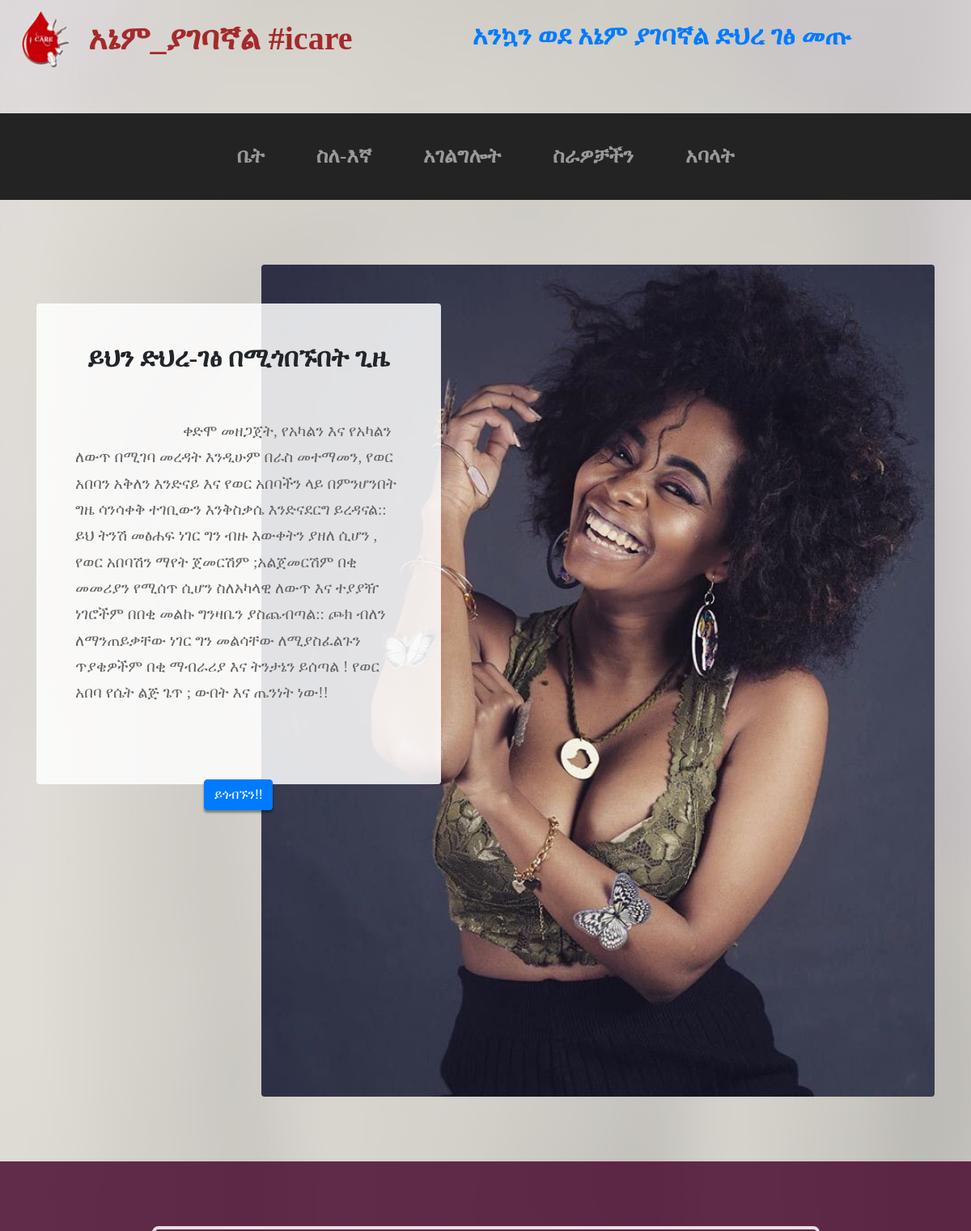
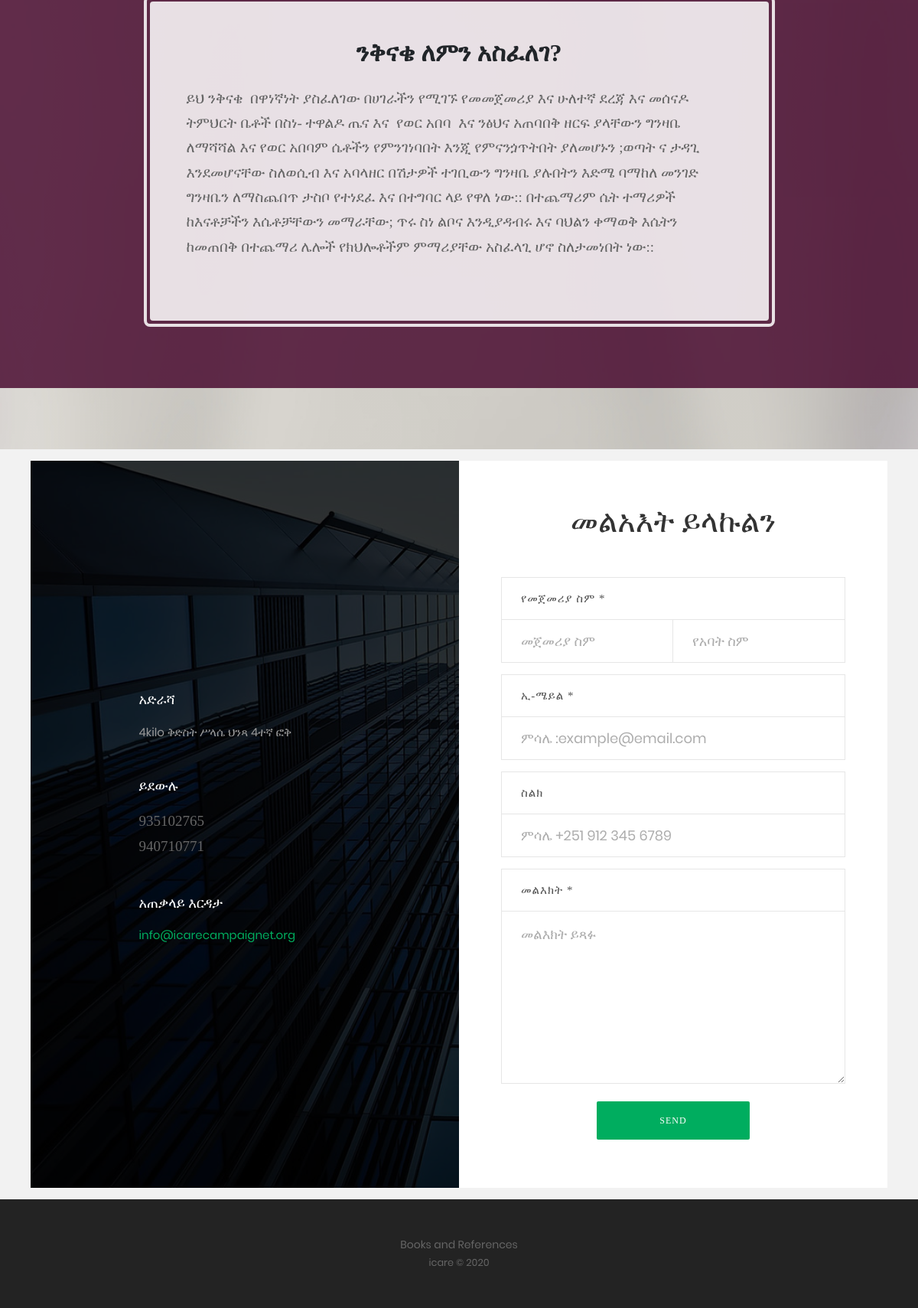
The page / on the database its author committed (2 pictures, top to bottom).
### pages/models.py (models this page shows, shortened)
class header(models.Model):
    company_name = models.CharField(max_length=50, unique=True)
    pic = models.ImageField(upload_to='static/img/logo', null=True)
    welcome = models.TextField(max_length=100, null=True)

class home_content(models.Model):
    title = models.CharField(max_length= 50, null=True, unique=True)
    description = models.TextField(max_length=500, null=True)
    pic = models.ImageField(upload_to="static/img/home")
    sectionTitle = models.CharField(max_length=50, null=True)
    sectionDescription = models.TextField(max_length= 500, null=True)

class contact(models.Model):
    address = models.CharField(max_length=100, null=True, unique=False)
    phone = models.TextField(null=True, unique=False)
    email = models.CharField(max_length= 25, null=True, unique=False)

### pages/views.py (the view)
# urls.py: path('', views.index, name='index'),
def index(request):
	home_content = models.home_content.objects.all()
	section = models.home_content.objects.all()
	contacts = models.contact.objects.all()
	header = models.header.objects.all()
	return render(request, 'index.html', {'home_content': home_content, 'section': section, 'contacts': contacts, 'header': header})

### templates/index.html (shortened to what this page needs)
{% extends 'base.html' %}
{% block content %}
 {% for content in home_content %}
        <section class="page-section clearfix">
            <div class="container">
                <div class="intro">
                    <img class="intro-img img-fluid mb-3 mb-lg-0 rounded" src="{{ content.pic }}" alt="">
                    <div class="intro-text left-0 text-center bg-faded p-5 rounded">
                        <h2 class="section-heading mb-4">
                            <span class="section-heading-upper">{{ content.title }}</span>
                        </h2>
                        <p class="mb-3">
                            {{content.description}}
                        </p>
                        <div class="intro-button mx-auto">
                            <a class="btn btn-primary btn-xl" href="{% url 'about' %}">ይጎብኙን!!</a>
                        </div>
                    </div>
                </div>
            </div>
        </section>
{%endfor%}
{% for sec in section %}
        <section class="page-section cta">
            <div class="container">
                <div class="row">
                    <div class="col-xl-9 mx-auto">
                        <div class="cta-inner text-center rounded">
                            <h2 class="section-heading mb-4">
                                <span class="section-heading-upper">{{ sec.sectionTitle }}</span>
                            </h2>
                            <p class="mb-0">{{ sec.sectionDescription }}
                            </p>
                        </div>
                    </div>
                </div>
            </div>
        </section>
{% endfor %}
{% endblock %}

### templates/base.html (shortened to what this page needs)
{% load static %}
<!DOCTYPE html>
<html lang="amh">
    <head>
        <link rel="stylesheet" href="{% static 'vendor/bootstrap/css/bootstrap.min.css' %}" >
        <link rel="stylesheet" href="{% static 'css/business-casual.min.css' %}" >
		<link rel="stylesheet" type="text/css" href="{% static 'contact/vendor/bootstrap/css/bootstrap.min.css' %}">
		<link rel="stylesheet" type="text/css" href="{% static 'contact/fonts/font-awesome-4.7.0/css/font-awesome.min.css' %}">
		<link rel="stylesheet" type="text/css" href="{% static 'contact/fonts/Linearicons-Free-v1.0.0/icon-font.min.css' %}">
		<link rel="stylesheet" type="text/css" href="{% static 'contact/vendor/animate/animate.css' %}">
		<link rel="stylesheet" type="text/css" href="{% static 'contact/vendor/css-hamburgers/hamburgers.min.css' %}">
		<link rel="stylesheet" type="text/css" href="{% static 'contact/vendor/animsition/css/animsition.min.css' %}">
		<link rel="stylesheet" type="text/css" href="{% static 'contact/vendor/select2/select2.min.css' %}">
		<link rel="stylesheet" type="text/css" href="{% static 'contact/vendor/daterangepicker/daterangepicker.css' %}" >
		<link rel="stylesheet" type="text/css" href="{% static 'contact/css/util.css' %}">
		<link rel="stylesheet" type="text/css" href="{% static 'contact/css/main.css' %}">
	</head>
<body>
{% for msg in header %}
        <h1 class="site-heading text-center text-white d-none d-lg-block">
            <div id="logo" class="pull-left" style="float: left">
                <img src="{{ msg.pic }}">
            </div>
            <span class="site-heading-lower" style="float: left">{{msg.company_name}}</span>
			<span class="site-heading-upper text-primary" style="text-align: center;">{{ msg.welcome }}</span>
        </h1>
        <nav class="navbar navbar-expand-lg navbar-dark py-lg-4" id="mainNav">
            <div class="container">
                <div class="collapse navbar-collapse" id="navbarResponsive">
                    <ul class="navbar-nav mx-auto">
                        <li class="nav-item active px-lg-4">
                        <a class="nav-link text-uppercase text-expanded" style="font-size: 25px; font-family: Ethiopia Jiret;" href="{% url 'index' %}">ቤት
                            <span class="sr-only">(current)</span></a>
                        </li>
                         <li class="nav-item active px-lg-4">
                           <a class="nav-link text-uppercase text-expanded" style="font-size: 25px; font-family: Ethiopia Jiret;" href="{% url 'about' %}">ስለ-እኛ</a>
                         </li>
                         <li class="nav-item active px-lg-4">
                           <a class="nav-link text-uppercase text-expanded" style="font-size: 25px; font-family: Ethiopia Jiret;" href="{% url 'service' %}">አገልግሎት</a>
                         </li>
                         <li class="nav-item active px-lg-4">
                           <a class="nav-link text-uppercase text-expanded" style="font-size: 25px; font-family: Ethiopia Jiret;" href="{% url 'our_work' %}">ስራዎቻችን</a>
                         </li>
                         <li class="nav-item active px-lg-4">
                           <a class="nav-link text-uppercase text-expanded" style="font-size: 25px; font-family: Ethiopia Jiret;" href="{% url 'portfolio' %}">አባላት</a>
                         </li>
                    </ul>
                </div>
            </div>
        </nav>
{% endfor %}
{% block content %}
{% endblock content %}
{% for contact in contacts %}
<div class="container-contact100">
		<div class="wrap-contact100">
			<form class="contact100-form validate-form">
				<span class="contact100-form-title">
					መልአእት ይላኩልን
				</span>
				<label class="label-input100" for="first-name">የመጀመሪያ ስም *</label>
				<div class="wrap-input100 rs1-wrap-input100 validate-input" data-validate="የመጀመሪያ ስም ያስገቡ">
					<input id="first-name" class="input100" type="text" name="first-name" placeholder="መጀመሪያ ስም">
				</div>
				<div class="wrap-input100 rs2-wrap-input100 validate-input" data-validate="የአባት ስም ያስገቡ">
					<input class="input100" type="text" name="last-name" placeholder="የአባት ስም">
				</div>
				<label class="label-input100" for="email">ኢ-ሜይል *</label>
				<div class="wrap-input100 validate-input" data-validate = "በትክክል ያስገቡ፣ምሳሌ: ex@abc.xyz">
					<input id="email" class="input100" type="text" name="email" placeholder="ምሳሌ :example@email.com">
				</div>
				<label class="label-input100" for="phone">ስልክ</label>
				<div class="wrap-input100">
					<input id="phone" class="input100" type="text" name="phone" placeholder="ምሳሌ +251 912 345 6789">
				</div>
				<label class="label-input100" for="message">መልእክት *</label>
				<div class="wrap-input100 validate-input" data-validate = "መልእክት አላስገቡም">
					<textarea id="message" class="input100" name="message" placeholder="መልእክት ይጻፉ"></textarea>
				</div>
				<div class="container-contact100-form-btn">
					<button class="contact100-form-btn">
						send
					</button>
				</div>
			</form>
			<div class="contact100-more flex-col-c-m" style="background-image: url('contact/images/bg-01.jpg');">
				<div class="flex-w size1 p-b-47">
					<div class="txt1 p-r-25">
						<span class="lnr lnr-map-marker"></span>
					</div>
					<div class="flex-col size2">
						<span class="txt1 p-b-20">
							አድራሻ
						</span>
						<span class="txt2">
                            {{contact.address}}
						</span>
					</div>
				</div>
				<div class="dis-flex size1 p-b-47">
					<div class="txt1 p-r-25">
						<span class="lnr lnr-phone-handset"></span>
					</div>
					<div class="flex-col size2">
						<span class="txt1 p-b-20">
							ይደውሉ
						</span>
						<span class="txt3">
							<p class="mb-0">{{ contact.phone }}</p>
						</span>
					</div>
				</div>
				<div class="dis-flex size1 p-b-47">
					<div class="txt1 p-r-25">
						<span class="lnr lnr-envelope"></span>
					</div>
					<div class="flex-col size2">
						<span class="txt1 p-b-20">
							አጠቃላይ እርዳታ
						</span>
						<span class="txt3">
                            {{ contact.email}}
						</span>
					</div>
				</div>
			</div>
		</div>
	</div>
{% endfor %}
        <footer class="footer text-faded text-center py-5">
            <div class="container">
                <p class="m-0 small"> <a href="{% url 'references' %}">Books and References </a></p>
                <p class="m-0 small">icare &copy; 2020</p>
            </div>
        </footer>
</body>
</html>

### static/contact/css/main.css (style rules this page uses)
* { margin: 0px; padding: 0px; box-sizing: border-box; }
body, html { height: 100%; font-family: Poppins-Regular, sans-serif; }
a { font-family: Poppins-Regular; font-size: 14px; line-height: 1.7; color: #666666; margin: 0px; transition: all 0.4s; -webkit-transition: all 0.4s; -o-transition: all 0.4s; -moz-transition: all 0.4s; }
h1,h2,h3,h4,h5,h6 { margin: 0px; }
p { font-family: Poppins-Regular; font-size: 14px; line-height: 1.7; color: #666666; margin: 0px; }
ul, li { margin: 0px; list-style-type: none; }
input { outline: none; border: none; }
textarea { outline: none; border: none; }
button { outline: none !important; border: none; background: transparent; }
.txt1 { font-family: Poppins-Regular; font-size: 18px; line-height: 1.2; color: #fff; }
.txt2 { font-family: Poppins-Regular; font-size: 15px; line-height: 1.6; color: #999999; }
.txt3 { font-family: Poppins-Regular; font-size: 15px; line-height: 1.6; color: #00ad5f; }
.size1 { width: 355px; max-width: 100%; }
.size2 { width: calc(100% - 43px); }
.container-contact100 { width: 100%; min-height: 100vh; display: -webkit-box; display: -webkit-flex; display: -moz-box; display: -ms-flexbox; display: flex; flex-wrap: wrap; justify-content: center; align-items: center; padding: 15px; background: #f2f2f2; }
.wrap-contact100 { width: 1120px; background: #fff; overflow: hidden; display: -webkit-box; display: -webkit-flex; display: -moz-box; display: -ms-flexbox; display: flex; flex-wrap: wrap; align-items: stretch; flex-direction: row-reverse; }
.contact100-more { width: 50%; background-repeat: no-repeat; background-size: cover; background-position: center; position: relative; z-index: 1; padding: 30px 15px 0px 15px; }
.contact100-more::before { content: ""; display: block; position: absolute; z-index: -1; width: 100%; height: 100%; top: 0; left: 0; background: rgba(0,0,0,0.8); }
.contact100-form { width: 50%; display: -webkit-box; display: -webkit-flex; display: -moz-box; display: -ms-flexbox; display: flex; flex-wrap: wrap; padding: 56px 55px 63px 55px; }
.contact100-form-title { width: 100%; display: block; font-family: Ethiopia Jiret; font-size: 40px; color: #333333; line-height: 1.2; text-align: center; padding-bottom: 33px; }
.wrap-input100 { width: 100%; position: relative; border: 1px solid #e6e6e6; }
.rs1-wrap-input100, .rs2-wrap-input100 { width: 50%; }
.rs2-wrap-input100 { border-left: none; }
.label-input100 { font-family: Abyssinica SIL; font-size: 15px; color: #555555; line-height: 1.5; text-transform: uppercase; letter-spacing: 1px; display: -webkit-box; display: -webkit-flex; display: -moz-box; display: -ms-flexbox; display: flex; align-items: center; width: 100%; min-height: 55px; border: 1px solid #e6e6e6; border-bottom: none; padding: 10px 25px; margin-top: 15px; margin-bottom: 0; }
.input100 { display: block; width: 100%; background: transparent; font-family: Poppins-Regular; font-size: 18px; color: #666666; line-height: 1.2; padding: 0 25px; }
input.input100 { height: 55px; }
textarea.input100 { min-height: 139px; padding-top: 19px; padding-bottom: 15px; }
.container-contact100-form-btn { width: 100%; display: -webkit-box; display: -webkit-flex; display: -moz-box; display: -ms-flexbox; display: flex; flex-wrap: wrap; justify-content: center; padding-top: 23px; }
.contact100-form-btn { display: -webkit-box; display: -webkit-flex; display: -moz-box; display: -ms-flexbox; display: flex; justify-content: center; align-items: center; padding: 0 20px; min-width: 200px; height: 50px; border-radius: 2px; background: #00ad5f; font-family: Montserrat-Bold; font-size: 12px; color: #fff; line-height: 1.2; text-transform: uppercase; letter-spacing: 1px; -webkit-transition: all 0.4s; -o-transition: all 0.4s; -moz-transition: all 0.4s; transition: all 0.4s; }
.validate-input { position: relative; }

### rows shown on the page
header: pic (picture), company_name "አኔም_ያገባኛል #icare", welcome "አንኳን ወደ አኔም ያገባኛል ድህረ ገፅ መጡ"
home_content: pic (picture), title "ይህን ድህረ-ገፅ በሚጎበኙበት ጊዜ", description "ቀድሞ መዘጋጀት, የአካልን እና የአካልን ለውጥ በሚገባ መረዳት እንዲሁም በራስ መተማመን, የወር አበባን አቅለን እንድናይ እና የወር አበባችን ላይ በምንሆንበት ግዜ ሳንሳቀቅ ተገቢውን እንቅስቃሴ እንድናደርግ ይረዳናል:: ይህ ትንሽ መፅሐፍ ነገር ግን ብዙ እውቀትን ያዘለ ሲሆን , የወር አበባሽን ማየት ጀመርሽም ;አልጀመርሽም በቂ መመሪያን የሚሰጥ ሲሆን ስለአካላዊ ለውጥ እና ተያያዥ ነገሮችም በበቂ መልኩ ግንዛቤን ያስጨብጣል:: ጮክ ብለን ለማንጠይቃቸው ነገር ግን መልሳቸው ለሚያስፈልጉን ጥያቄዎችም በቂ ማብራሪያ እና ትንታኔን ይሰጣል ! የወር አበባ የሴት ልጅ ጌጥ ; ውበት እና ጤንነት ነው!!", sectionTitle "ንቅናቄ ለምን አስፈለገ?", sectionDescription "ይህ ንቅናቄ በዋነኛነት ያስፈለገው በሀገራችን የሚገኙ የመመጀመሪያ እና ሁለተኛ ደረጃ እና መሰናዶ ትምህርት ቤቶች በስነ- ተዋልዶ ጤና እና የወር አበባ እና ንፅህና አጠባበቅ ዘርፍ ያላቸውን ግንዛቤ ለማሻሻል እና የወር አበባም ሴቶችን የምንገነባበት እንጂ የምናንጏጥትበት ያለመሆኑን ;ወጣት ና ታዳጊ እንደመሆናቸው ስለወሲብ እና አባላዘር በሽታዎች ተገቢውን ግንዛቤ ያሉበትን እድሜ ባማከለ መንገድ ግንዛቤን ለማስጨበጥ ታስቦ የተነደፈ እና በተግባር ላይ የዋለ ነው:: በተጨማሪም ሴት ተማሪዎች ከእናቶቻችን እሴቶቻቸውን መማራቸው; ጥሩ ስነ ልቦና እንዲያዳብሩ እና ባህልን ቀማወቅ እሴትን ከመጠበቅ በተጨማሪ ሌሎች የክህሎቶችም ምማሪያቸው አስፈላጊ ሆኖ ስለታመነበት ነው::"
contact: address "4kilo ቅድስት ሥላሴ ህንጻ 4ተኛ ፎቅ", phone "935102765 940710771", email "info@icarecampaignet.org"
